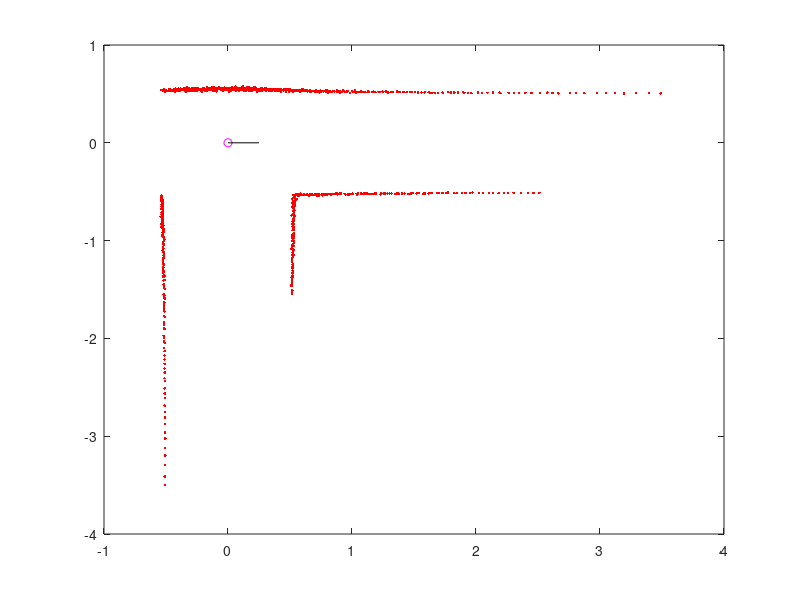

Here is the MATLAB script that generated this plot: (Note: this script raises an error after producing the figure.)
%This is the first attempt at writing an icp algorithm using icp_1
%It takes the approach of 
clear all
close all
clc
load newdata.mat
%add some noise to our data
LidarScan = LidarScan + normrnd(0.05,0.01,size(LidarScan,1),size(LidarScan,2));

offset=[0;0;0];
cur=offset;

pose=[0;0;0];
post_dot=[];

%full map
map = [];

converge_metric = 5e-4;
pointer_scale = 0.25;

lidarRange = 4;

%radius to filter out points when running icp
filter_radius = lidarRange*1.2;

temp_map = [];
temp_scan = [];
for nScan = 1:5:size(LidarScan,1)

    disp = [[0 1];[0 0]];
    
    %Grab lidar angles and the scan
    a = LidarAngles;
    z = LidarScan(nScan, :);

    %  Remove out of range measurements
    I = (z >= LidarRange*0.9);
    a(I) = [];
    z(I) = [];

    [x,y] = pol2cart(a,z);

    %fill the map if it doesn't exist yet.
    raw = [x;y];

    if isempty(map)
        map = [map raw];
    else
 
    if size(pose,2) > 1        
        TT = repmat(pose(1:2,end) + (pose(1:2,end) - pose(1:2,end-1)), 1, size(raw,2));
        phi = pose(3,end) + (pose(3,end)-pose(3,end-1));
        TR = [cos(phi) (-sin(phi)); sin(phi) cos(phi)];
        
        raw = TR*raw + TT;
        disp = TR*disp + TT(:,1:2);
    end
    
    %sest the estimated pose diff to zero
    %est_dtheta = 0;
    
    ii = 0;
    while true
        
        ii = ii + 1;

        %kill all the points which are not "close" to the world and run 1
        %iteration of icp on them
        temp_scan = killoutliers(map, raw, 0.1);
        temp_map = killoutliers(temp_scan, map, 0.1);
        
        [TR,TT] = call_icp1(temp_map,temp_scan);

        %move the points sample based on the icp output and update the
        %estimated pose
        TR = TR(1:2,1:2);
        TT = repmat(TT(1:2), 1, size(raw,2));

        raw = real(TR * raw + TT);
        disp = real(TR * disp + TT(:,1:2));

        %est_dtheta = est_dtheta + acos(TR(1,1));
        
        %get the difference in TT so we know when to converge the icp
        %algorithm.  This is a pretty schotty way of convergence, as it
        %doesn't take into account if the value bounced around the setpoint
        %but it works for this application
        dTT = mag(TT(:,1));
        
        %we need to run the loop at least once before we check this
        if ii > 1
            %Check for convergence
            if abs(dTT) < converge_metric
                tt = disp(:,2) - disp(:,1);
                [theta, ~] = cart2pol(tt(1), tt(2));
                cur = ([disp(:,1);theta] - offset)
                pose = [pose cur];
                break;
            end
        end
        
    end

    %update the world
    map = [map raw];

    end
    %plot everything
    %%{
    figure(1)
    plot(map(1,:), map(2,:), 'b.');
    hold on
    if ~isempty(temp_map)
        plot(temp_map(1,:), temp_map(2,:),'g.');
    end
    
    plot(pose(1,:), pose(2,:), 'mo')
    
    pointer = disp;
    pointer(:,2) = pointer_scale*(pointer(:,2) - pointer(:,1));
    pointer(:,2) = pointer(:,2) + disp(:,1);
    
    plot(pointer(1,:), pointer(2,:), 'k-')
    plot(raw(1,:),raw(2,:), 'r.');
    
    if ~isempty(temp_scan)
        plot(temp_scan(1,:),temp_scan(2,:), 'm.');
    end
    
    %legend('map','filtered map', 'pose', 'dir', 'removed scan', 'full scan')
    
    hold off
    
    %pause so we can display things
    pause(0.1);
    %}
end